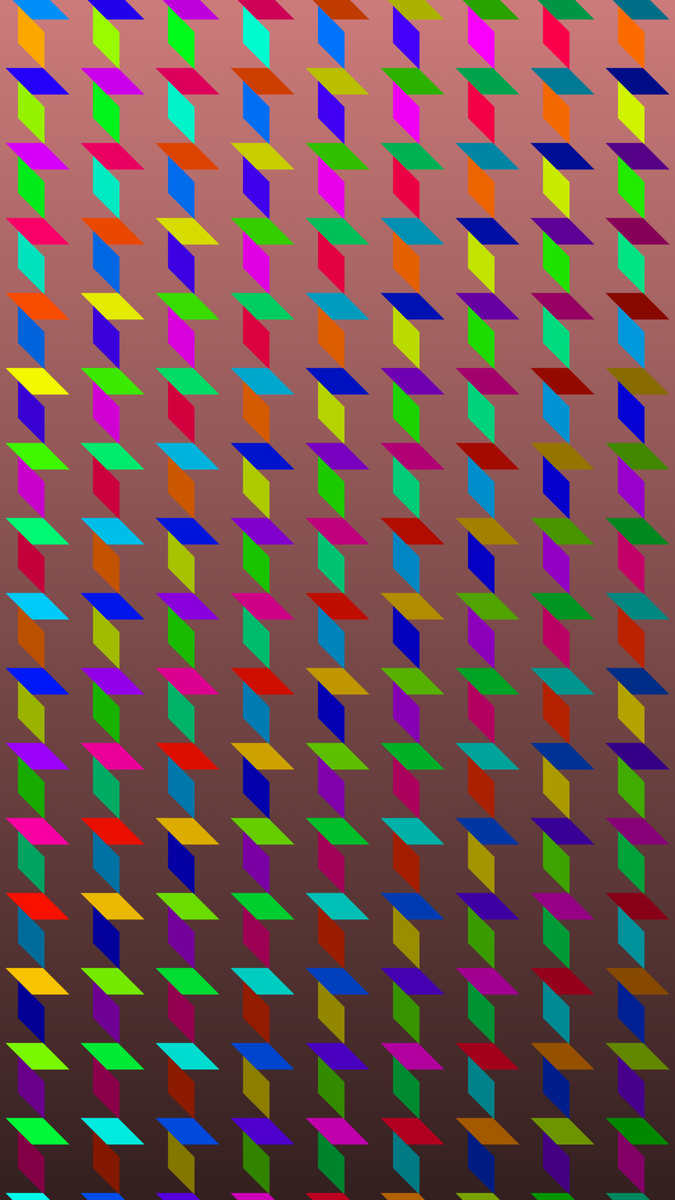
Frame 1 (no input)
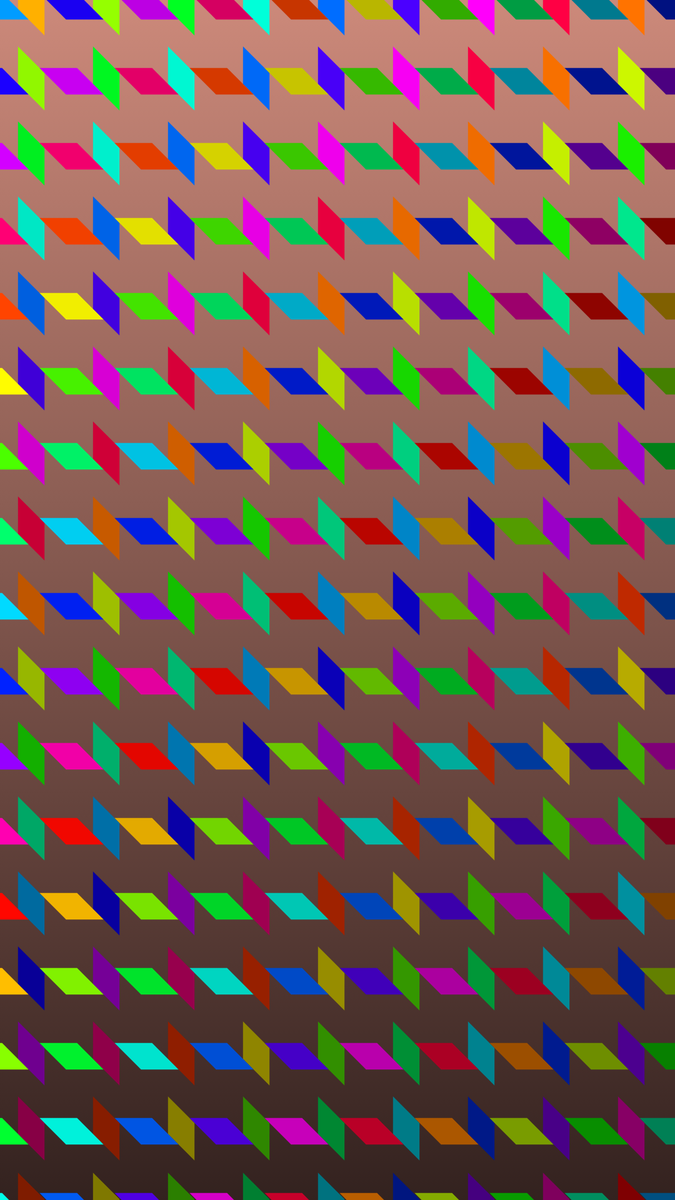
Frame 60 (no input)
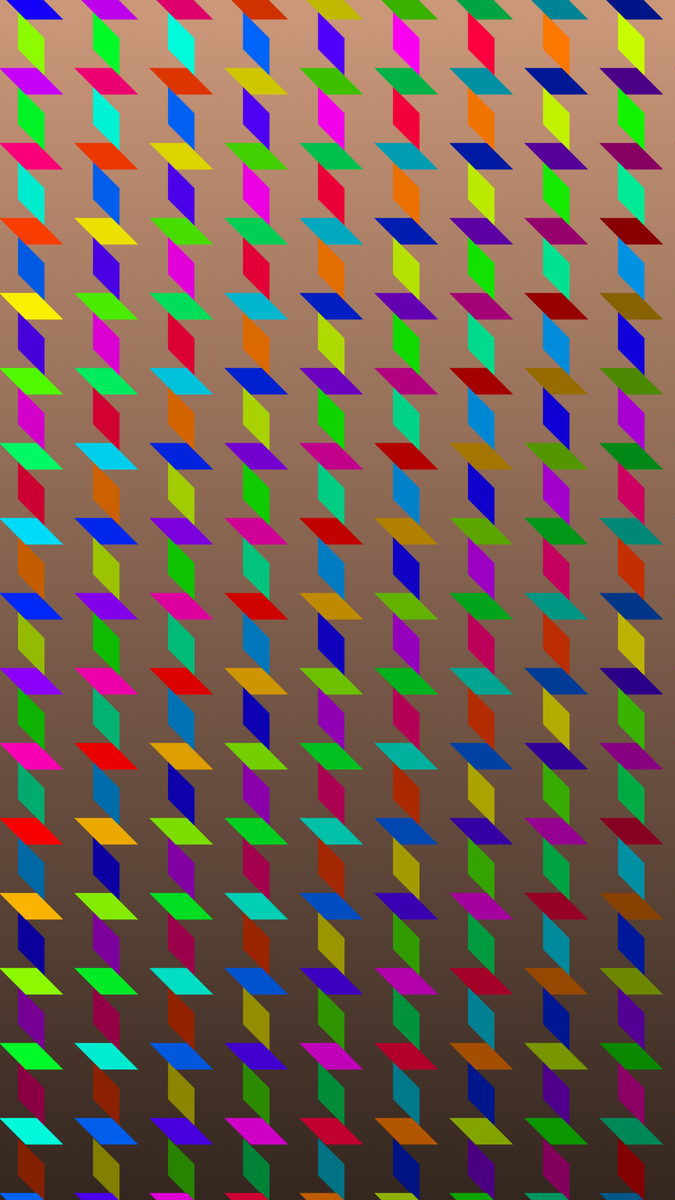
Frame 120 (the mouse pressed at the canvas centre since frame 60)

The p5.js sketch that drew these frames (run headless with seeded random() and noise() and a simulated clock; from frame 60 on, the mouse is pressed at the canvas centre):

// p5.js sketch
// ── sketch.js
function setup() {
  createCanvas(1080, 1920);
  angleMode(DEGREES);
  noStroke();
  colorMode(HSB, 100);
  S90 = sin(90);
  S22 = sin(22.5);
  S67 = sin(67.5);
  a = (SIZE * S22) / S90;
  c = (SIZE * S67) / S90;
  loadRows();
}

let modes = ["rainbow", "white", "random"];
let currMode;
const INTERACTION_KEY = 53;
function keyPressed() {
  if (keyCode === INTERACTION_KEY) {
    d *= -1;
    restart();
  }
}

const loadRows = () => {
  for (let i = 20; i < width; i += SIZE * 2) {
    r.push(new Row(SIZE / 2 + i, 0, 67.5));
  }

  for (let i = -20; i < height; i += SIZE * 2) {
    r.push(new Row(0, i + SIZE / 2, 22.5));
  }
  ran1 = random(100);
  ran2 = random(100);
  ran3 = random(100);
  ranOff1 = random(20, 40);
  ranOff2 = random(40, 60);
};

const restart = () => {
  r = [];
  let temp = modes.shift();
  modes.push(temp);
  loadRows();
};

let SIZE = 60;

let S90;
let S22;
let s67;
let a;
let c;

let bg = 0;
let bg1;
let bg2;
let d = 1;

let r = [];

let ran1;
let ran2;
let ran3;
let ranOff1;
let ranOff2;
function draw() {
  currMode = modes[0];

  if (currMode === "rainbow") {
    bg += 0.05;
    bg1 = color(bg % 100, 40, 20);
    bg2 = color(bg % 100, 40, 80);
    let gradient = drawingContext.createLinearGradient(0, height, 0, 0);
    gradient.addColorStop(0, bg1.toString("#rrggbbaa"));

    gradient.addColorStop(1, bg2.toString("#rrggbbaa"));
    drawingContext.fillStyle = gradient;

    rect(0, 0, width, height);
  } else if (currMode === "white") {
    background(100);
  } else if (currMode === "random") {
    background(ran1, ran2, ran3);
  }

  for (let i = 0; i < r.length; i++) {
    r[i].display();
  }

  if (frameCount % 20000 === 0) {
    restart();
  }
}

class Row {
  constructor(x, y, a) {
    this.x = x;
    this.y = y;
    this.a = a;
    this.r = this.loadRhom();
  }

  loadRhom() {
    let row = [];
    if (this.a === 67.5) {
      for (let i = -SIZE; i <= height; i += SIZE * 2) {
        row.push(new Rhombus(this.x, i, this.a));
      }
    } else {
      for (let i = -SIZE; i <= width; i += SIZE * 2) {
        row.push(new Rhombus(i, this.y, this.a));
      }
    }
    return row;
  }

  display() {
    for (let i = 0; i < this.r.length; i++) {
      this.r[i].display();
      this.r[i].move();
    }
  }
}

class Rhombus {
  constructor(x, y, a) {
    this.x = x;
    this.y = y;
    this.a = a;
  }

  display() {
    if (currMode === "rainbow") {
      if (this.a === 67.5) {
        let b = map(this.y, 0, height, 100, 50);
        fill((this.x / 10 + this.y / 10 + frameCount / 10) % 100, 100, b);
      } else {
        let b = map(this.x, 0, width, 100, 50);

        fill((this.x / 10 + this.y / 10 + frameCount / 10 + 50) % 100, 100, b);
      }
    } else if (currMode === "white") {
      fill(0);
    } else if (currMode === "random") {
      if (this.a === 67.5) {
        fill(
          (ran1 + ranOff1) % 100,
          (ran2 + ranOff1) % 100,
          (ran3 + ranOff1) % 100
        );
      } else {
        fill(
          (ran1 + ranOff2) % 100,
          (ran2 + ranOff2) % 100,
          (ran3 + ranOff2) % 100
        );
      }
    }

    push();
    translate(this.x, this.y);
    rotate(this.a);
    beginShape();
    vertex(0, -a);
    vertex(c, 0);
    vertex(0, a);
    vertex(-c, 0);
    endShape(CLOSE);
    pop();
  }
  move() {
    if (this.a === 67.5) {
      if (this.y > height + SIZE) {
        this.y = -SIZE;
      } else if (this.y < -SIZE) {
        this.y = height + SIZE;
      } else {
        this.y -= S67 * d;
      }
    } else {
      if (this.x < -SIZE) {
        this.x = width + SIZE;
      } else if (this.x > width + SIZE) {
        this.x = -SIZE;
      } else {
        this.x += S67 * d;
      }
    }
  }
}
